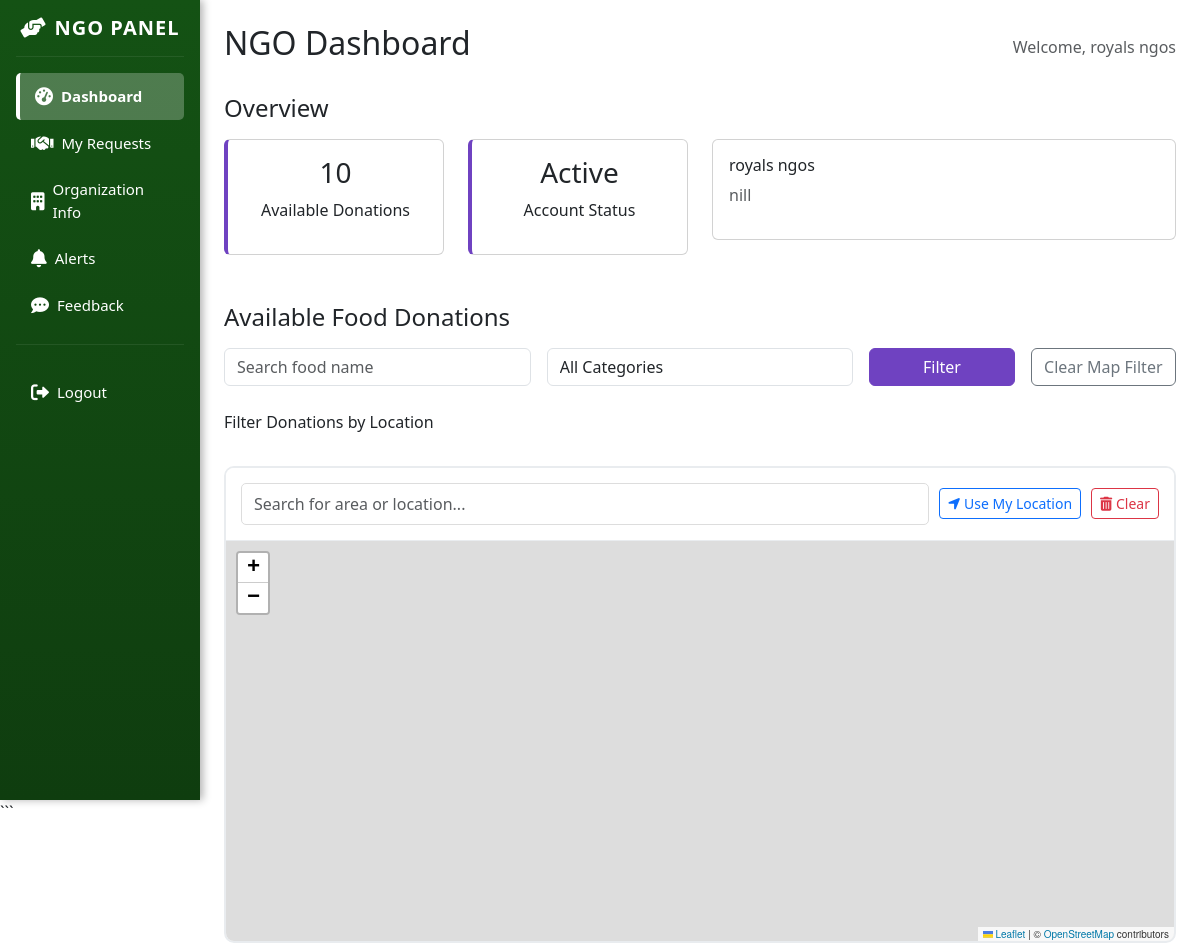
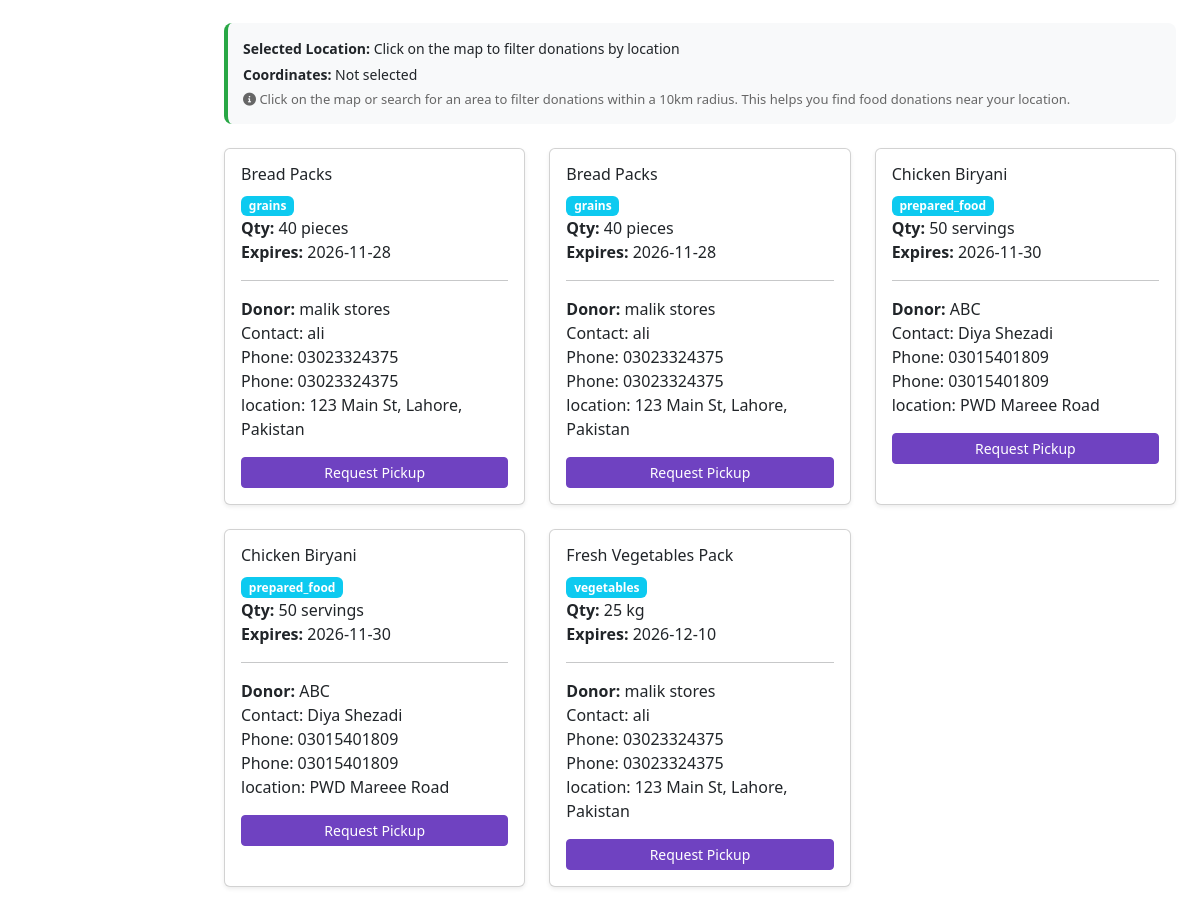
/ngo_dashboard.php (signed in), run on the app's committed database (2 pictures, top to bottom).
### tables this page shows
CREATE TABLE `ngos` (
  `id` int(11) NOT NULL,
  `user_id` int(11) DEFAULT NULL,
  `organization_name` varchar(255) NOT NULL,
  `registration_number` varchar(100) NOT NULL,
  `contact_name` varchar(255) NOT NULL,
  `email` varchar(255) NOT NULL,
  `phone` varchar(20) NOT NULL,
  `organization_type` enum('ngo','food_bank','charity','community_center','religious','government','other') NOT NULL,
  `website` varchar(500) DEFAULT NULL,
  `address` text NOT NULL,
  `mission` text NOT NULL,
  `password` varchar(255) NOT NULL,
  `verification_documents` longtext DEFAULT NULL CHECK (json_valid(`verification_documents`)),
  `service_areas` longtext DEFAULT NULL CHECK (json_valid(`service_areas`)),
  `capacity_info` text DEFAULT NULL,
  `status` enum('pending','active','rejected','suspended') DEFAULT 'pending',
  `approved_by` int(11) DEFAULT NULL,
  `approved_at` timestamp NULL DEFAULT NULL,
  `rejection_reason` text DEFAULT NULL,
  `email_verified` tinyint(1) DEFAULT 0,
  `created_at` timestamp NOT NULL DEFAULT current_timestamp(),
  `updated_at` timestamp NOT NULL DEFAULT current_timestamp() ON UPDATE current_timestamp()
);

CREATE TABLE `food_donations` (
  `id` int(11) NOT NULL,
  `donor_id` int(11) NOT NULL,
  `food_name` varchar(255) NOT NULL,
  `category` enum('vegetables','fruits','dairy','meat','grains','prepared_food','beverages','snacks','frozen','canned','other') NOT NULL,
  `quantity` varchar(100) NOT NULL,
  `unit` enum('kg','lbs','servings','pieces','liters','boxes','bags','other') NOT NULL,
  `expiration_date` date NOT NULL,
  `pickup_time_start` time DEFAULT NULL,
  `pickup_time_end` time DEFAULT NULL,
  `special_instructions` text DEFAULT NULL,
  `food_safety_info` text DEFAULT NULL,
  `images` longtext DEFAULT NULL CHECK (json_valid(`images`)),
  `description` text DEFAULT NULL,
  `urgent` tinyint(1) NOT NULL DEFAULT 0,
  `estimated_value` decimal(10,2) DEFAULT NULL,
  `status` enum('available','requested','reserved','completed','expired','cancelled') DEFAULT 'available',
  `location_lat` decimal(10,8) DEFAULT NULL,
  `location_lng` decimal(11,8) DEFAULT NULL,
  `pickup_address` text DEFAULT NULL,
  `created_at` timestamp NOT NULL DEFAULT current_timestamp(),
  `updated_at` timestamp NOT NULL DEFAULT current_timestamp() ON UPDATE current_timestamp()
);

CREATE TABLE `donors` (
  `id` int(11) NOT NULL,
  `user_id` int(11) DEFAULT NULL,
  `business_name` varchar(255) NOT NULL,
  `contact_name` varchar(255) NOT NULL,
  `email` varchar(255) NOT NULL,
  `phone` varchar(20) NOT NULL,
  `business_type` enum('restaurant','grocery_store','bakery','catering','hotel','cafe','individual','other') NOT NULL,
  `address` text NOT NULL,
  `description` text DEFAULT NULL,
  `password` varchar(255) NOT NULL,
  `business_license` varchar(255) DEFAULT NULL,
  `operating_hours` longtext DEFAULT NULL CHECK (json_valid(`operating_hours`)),
  `status` enum('active','inactive','suspended') DEFAULT 'active',
  `email_verified` tinyint(1) DEFAULT 0,
  `created_at` timestamp NOT NULL DEFAULT current_timestamp(),
  `updated_at` timestamp NOT NULL DEFAULT current_timestamp() ON UPDATE current_timestamp(),
  `latitude` decimal(10,8) DEFAULT NULL,
  `longitude` decimal(11,8) DEFAULT NULL
);

### ngo_dashboard.php (the view, shortened to what this page needs)
<?php
include 'config.php';
 $ngo_sql = "SELECT * FROM ngos WHERE email = ?";
 $ngo_stmt = $conn->prepare($ngo_sql);
 $ngo_stmt->bind_param("s", $_SESSION['user_email']);
 $ngo_stmt->execute();
 $ngo = $ngo_stmt->get_result()->fetch_assoc();
 $search = isset($_GET['search']) ? $_GET['search'] : "";
 $sql = "SELECT fd.*, d.business_name, d.contact_name, d.phone, d.address, d.latitude, d.longitude
        FROM food_donations fd
        JOIN donors d ON fd.donor_id = d.id
        WHERE fd.status = 'available'
        AND fd.expiration_date >= CURDATE()";
 $sql .= " ORDER BY fd.expiration_date ASC";
 $donations_result = $conn->query($sql);
 $donations = [];
while ($row = $donations_result->fetch_assoc()) $donations[] = $row;
 $stats_q = $conn->query("SELECT COUNT(*) AS total_available FROM food_donations WHERE status='available'");
 $stats = $stats_q->fetch_assoc();
?>
<!DOCTYPE html>
<html lang="en">
<head>
    <link href="https://cdn.jsdelivr.net/npm/bootstrap@5.3.0/dist/css/bootstrap.min.css" rel="stylesheet">
    <link href="https://cdnjs.cloudflare.com/ajax/libs/font-awesome/6.0.0/css/all.min.css" rel="stylesheet">
    <link rel="stylesheet" href="https://unpkg.com/leaflet@1.9.4/dist/leaflet.css" />
</head>
<body>
<div class="container-fluid">
    <div class="row">
        <div class="col-md-2 p-0">
            <?php include 'sidebar_ngo.php'; ?>
        </div>
        <div class="col-md-10 p-4">
            <div class="d-flex justify-content-between align-items-center mb-4">
                <h2>NGO Dashboard</h2>
                <span class="text-muted">Welcome, <?= htmlspecialchars($_SESSION['user_name']); ?></span>
            </div>
            <section id="overview" class="mb-5">
                <h4 class="mb-3">Overview</h4>
                <div class="row mb-4">
                    <div class="col-md-3">
                        <div class="card stats-card">
                            <div class="card-body text-center">
                                <h3><?= $stats['total_available']; ?></h3>
                                <p>Available Donations</p>
                            </div>
                        </div>
                    </div>
                    <div class="col-md-3">
                        <div class="card stats-card">
                            <div class="card-body text-center">
                                <h3><?= ucfirst($ngo['status']); ?></h3>
                                <p>Account Status</p>
                            </div>
                        </div>
                    </div>
                    <div class="col-md-6">
                        <div class="card"><div class="card-body">
                            <h6><?= htmlspecialchars($ngo['organization_name']); ?></h6>
                            <p class="text-muted"><?= htmlspecialchars($ngo['mission']); ?></p>
                        </div></div>
                    </div>
                </div>
            </section>
            <?php if($ngo['status']=="active"): ?>
            <section id="available-donations" class="mb-5">
                <h4 class="mb-3">Available Food Donations</h4>
                <form method="GET" class="row g-3 mb-4">
                    <div class="col-md-4">
                        <input type="text" name="search" class="form-control"
                               value="<?= $search ?>" placeholder="Search food name">
                    </div>
                    <div class="col-md-4">
                        <select name="category" class="form-control">
                            <option value="">All Categories</option>
                        </select>
                    </div>
                    <div class="col-md-2">
                        <button class="btn btn-primary w-100">Filter</button>
                    </div>
                    <div class="col-md-2">
                        <button type="button" id="clear-map-filter" class="btn btn-outline-secondary w-100">
                            Clear Map Filter
                        </button>
                    </div>
                </form>
                <div class="mb-4">
                    <label class="form-label">Filter Donations by Location</label>
                    <div class="map-container">
                        <div class="map-controls">
                            <input type="text" id="search-box" class="form-control" placeholder="Search for area or location...">
                            <button type="button" id="use-current-location" class="btn btn-outline-primary btn-sm">
                                <i class="fas fa-location-arrow"></i> Use My Location
                            </button>
                            <button type="button" id="clear-marker" class="btn btn-outline-danger btn-sm">
                                <i class="fas fa-trash-alt"></i> Clear
                            </button>
                        </div>
                        <div id="map"></div>
                    </div>
                    <div class="location-info">
                        <p><strong>Selected Location:</strong> <span id="selected-address">Click on the map to filter donations by location</span></p>
                        <p><strong>Coordinates:</strong> <span id="selected-coords">Not selected</span></p>
                        <div class="map-instructions">
                            <i class="fas fa-info-circle"></i> Click on the map or search for an area to filter donations within a 10km radius. This helps you find food donations near your location.
                        </div>
                    </div>
                </div>
                <div class="row">
                    <?php if(empty($donations)): ?>
                        <p class="text-muted">No donations found.</p>
                    <?php else: foreach($donations as $donation): ?>
                    <div class="col-md-6 col-lg-4 mb-4">
                        <div class="card h-100 shadow-sm">
                            <div class="card-body">
                                <h6><?= htmlspecialchars($donation['food_name']); ?></h6>
                                <span class="badge bg-info"><?= $donation['category']; ?></span><br>
                                <strong>Qty:</strong> <?= $donation['quantity']." ".$donation['unit']; ?><br>
                                <strong>Expires:</strong> <?= $donation['expiration_date']; ?><br>
                                <hr>
                                <strong>Donor:</strong> <?= htmlspecialchars($donation['business_name']); ?><br>
                                Contact: <?= htmlspecialchars($donation['contact_name']); ?><br>
                                Phone: <?= htmlspecialchars($donation['phone']); ?><br>
                                Phone: <?= htmlspecialchars($donation['phone']); ?><br>
                                location: <?= htmlspecialchars($donation['address']); ?><br>
                                <button class="btn btn-primary btn-sm w-100 mt-3"
                                        onclick="openPickupModal(<?= $donation['id']; ?>)">
                                    Request Pickup
                                </button>
                            </div>
                        </div>
                    </div>
                    <?php endforeach; endif; ?>
                </div>
            </section>
            <?php endif; ?>
        </div>
    </div>
</div>
</body>
</html>

### ngo_dashboard.php (style rules this page uses)
:root { --ngo-color:#6f42c1; --primary-color: #6f42c1; --secondary-color: #28a745; --accent-color: #17a2b8; --dark-bg: #145214; --light-bg: #d4f4dd; }
.stats-card { border-left:4px solid var(--ngo-color); }
.btn-primary { background:var(--ngo-color); border-color:var(--ngo-color); }
.map-container { margin: 1.5rem 0; border-radius: 10px; overflow: hidden; border: 2px solid #e9ecef; }
#map { height: 400px; width: 100%; }
.map-controls { background: white; padding: 15px; border-bottom: 1px solid #e9ecef; display: flex; gap: 10px; align-items: center; }
.map-controls input { flex: 1; padding: 8px 12px; border: 1px solid #ddd; border-radius: 5px; }
.location-info { background: #f8f9fa; padding: 15px; border-radius: 8px; margin-top: 10px; border-left: 4px solid var(--secondary-color); }
.location-info p { margin-bottom: 5px; font-size: 14px; }
.map-instructions { font-size: 13px; color: #666; margin-top: 5px; }

### data on the page
ngos: status "Active", organization_name "royals ngos", mission "nill"
food_donations: food_name "Bread Packs", category "grains", quantity "40", unit "pieces", expiration_date "2026-11-28", donor.business_name "malik stores", donor.contact_name "ali", donor.phone "03023324375", donor.address "123 Main St, Lahore, Pakistan"
food_donations: food_name "Bread Packs", category "grains", quantity "40", unit "pieces", expiration_date "2026-11-28", donor.business_name "malik stores", donor.contact_name "ali", donor.phone "03023324375", donor.address "123 Main St, Lahore, Pakistan"
food_donations: food_name "Chicken Biryani", category "prepared_food", quantity "50", unit "servings", expiration_date "2026-11-30", donor.business_name "ABC", donor.contact_name "Diya Shezadi", donor.phone "03015401809", donor.address "PWD Mareee Road"
food_donations: food_name "Chicken Biryani", category "prepared_food", quantity "50", unit "servings", expiration_date "2026-11-30", donor.business_name "ABC", donor.contact_name "Diya Shezadi", donor.phone "03015401809", donor.address "PWD Mareee Road"
food_donations: food_name "Fresh Vegetables Pack", category "vegetables", quantity "25", unit "kg", expiration_date "2026-12-10", donor.business_name "malik stores", donor.contact_name "ali", donor.phone "03023324375", donor.address "123 Main St, Lahore, Pakistan"

### other printed values
$_SESSION['user_name'] "royals ngos"
$stats['total_available'] "10"
